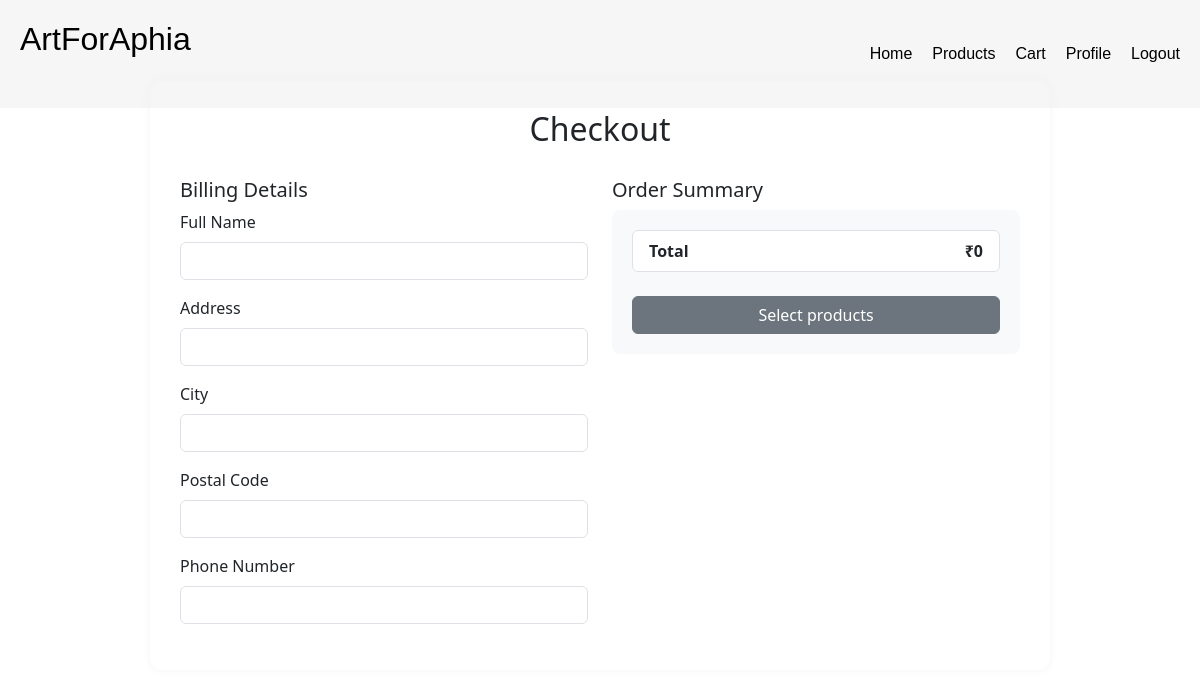
Page /checkout/ (signed in) on the earlier database version.
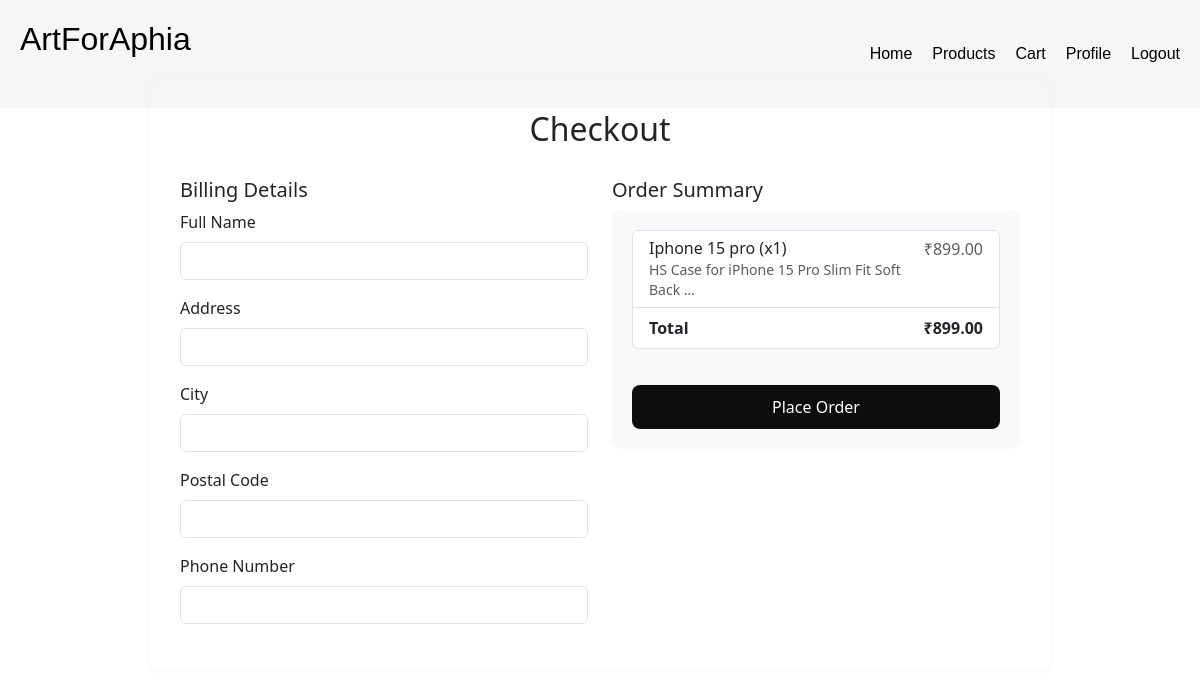
Same page on the later database version.
### textapp/models.py (models this page shows, shortened)
class CartItem(models.Model):
    user = models.ForeignKey(User, on_delete=models.CASCADE)
    product = models.ForeignKey(Product, on_delete=models.CASCADE)
    quantity = models.PositiveIntegerField(default=1)
    @property
    def subtotal(self):
        return self.product.Price * self.quantity

class Product(models.Model):
    ProductName = models.CharField(max_length=100,default="")
    Brand = models.ForeignKey(Brands,on_delete=models.CASCADE , null=True,blank=True ,related_name='brand_products')
    Model = models.CharField(max_length=100,default="")
    Meterial = models.CharField(max_length=100,default="")
    Subtitle = models.CharField(max_length=100,default="")
    About = models.TextField(default="")
    AvailableQuantity = models.IntegerField(default=1)
    ProductCategory = models.CharField(max_length=100,default="")
    Image = models.ImageField(upload_to='product_images/', blank=True, null=True)
    Sidebarimage = models.ImageField(upload_to='product_images/', blank=True, null=True)
    Sidebarimage2 = models.ImageField(upload_to='product_images/', blank=True, null=True)
    Sidebarimage3 = models.ImageField(upload_to='product_images/', blank=True, null=True)
    Description = models.TextField(default="")
    Price = models.DecimalField(max_digits=10, decimal_places=2,default="")
    OfferPrice = models.DecimalField(max_digits=10, decimal_places=2,default="")
    DealCategory = models.ForeignKey(Categories,on_delete=models.CASCADE , null=True,blank=True , related_name='category_products')
    StockStatus = models.CharField(max_length=100,default="Available")

### textapp/views.py (the view, shortened to what this page needs)
# urls.py: path('checkout/', views.checkout_view, name='checkout'),
@login_required
def checkout_view(request):
    user = request.user
    cart_items = CartItem.objects.filter(user=user)
    total_price = sum(item.subtotal for item in cart_items)
    razorpay_amount = int(total_price * 100)
    razorpay_order = razorpay_client.order.create(dict(
        amount=razorpay_amount,
        currency='INR',
        payment_capture='1'
    ))
    context = {
        'cart_items': cart_items,
        'total_price': total_price,
        'razorpay_key_id': settings.RAZORPAY_KEY_ID,
        'razorpay_order': razorpay_order,
        'user': user,
    }
    return render(request, 'checkout.html', context)

### templates/checkout.html (shortened to what this page needs)
{% extends 'header.html' %}
{% block content %}
<!DOCTYPE html>
<html lang="en">
<head>
    <link href="https://cdn.jsdelivr.net/npm/bootstrap@5.3.0/dist/css/bootstrap.min.css" rel="stylesheet">
</head>
<body>
<div class="checkout-container">
    <h2>Checkout</h2>
    <form method="post">
        <div class="row">
            <div class="col-md-6">
                <h5>Billing Details</h5>
                <div class="mb-3">
                    <label class="form-label">Full Name</label>
                    <input type="text" name="full_name" class="form-control" required>
                </div>
                <div class="mb-3">
                    <label class="form-label">Address</label>
                    <input type="text" name="address" class="form-control" required>
                </div>
                <div class="mb-3">
                    <label class="form-label">City</label>
                    <input type="text" name="city" class="form-control" required>
                </div>
                <div class="mb-3">
                    <label class="form-label">Postal Code</label>
                    <input type="text" name="postal_code" class="form-control" required>
                </div>
                <div class="mb-3">
                    <label class="form-label">Phone Number</label>
                    <input type="text" name="phone" class="form-control" required>
                </div>
            </div>
            <div class="col-md-6">
                <h5>Order Summary</h5>
                <div class="summary-box">
                    <ul class="list-group mb-3">
                        {% for item in cart_items %}
                            <li class="list-group-item d-flex justify-content-between lh-sm"
                                data-quantity="{{ item.quantity }}"
                                data-available="{{ item.product.AvailableQuantity }}"
                                data-product-name="{{ item.product.ProductName }}">
                                <div>
                                    <h6 class="my-0">{{ item.product.ProductName }} (x{{ item.quantity }})</h6>
                                    <small class="text-muted">{{ item.product.Description|truncatewords:10 }}</small>
                                </div>
                                <span class="text-muted">₹{{ item.subtotal }}</span>
                            </li>
                        {% endfor %}
                        <li class="list-group-item d-flex justify-content-between">
                            <strong>Total</strong>
                            <strong>₹{{ total_price }}</strong>
                        </li>
                    </ul>
                    {% if cart_items %}
                        <button type="submit" id="rzp-button1" class="btn-place-order">Place Order</button>
                    {% else %}
                        <a href="{% url 'cart_view' %}" class="btn btn-secondary w-100 mt-2">Select products</a>
                    {% endif %}
                </div>
            </div>
        </div>
    </form>
</div>
</body>
</html>
{% endblock %}

Differences in the rows shown:
added CartItem: product.ProductName "Iphone 15 pro", quantity "1", product.Description "HS Case for iPhone 15 Pro Slim Fit Soft Back …", subtotal "899.00"
Other differences:
{{ total_price }}: "0" → "899.00"
text no longer shown: "Select products"
text now shown: "Place Order"
